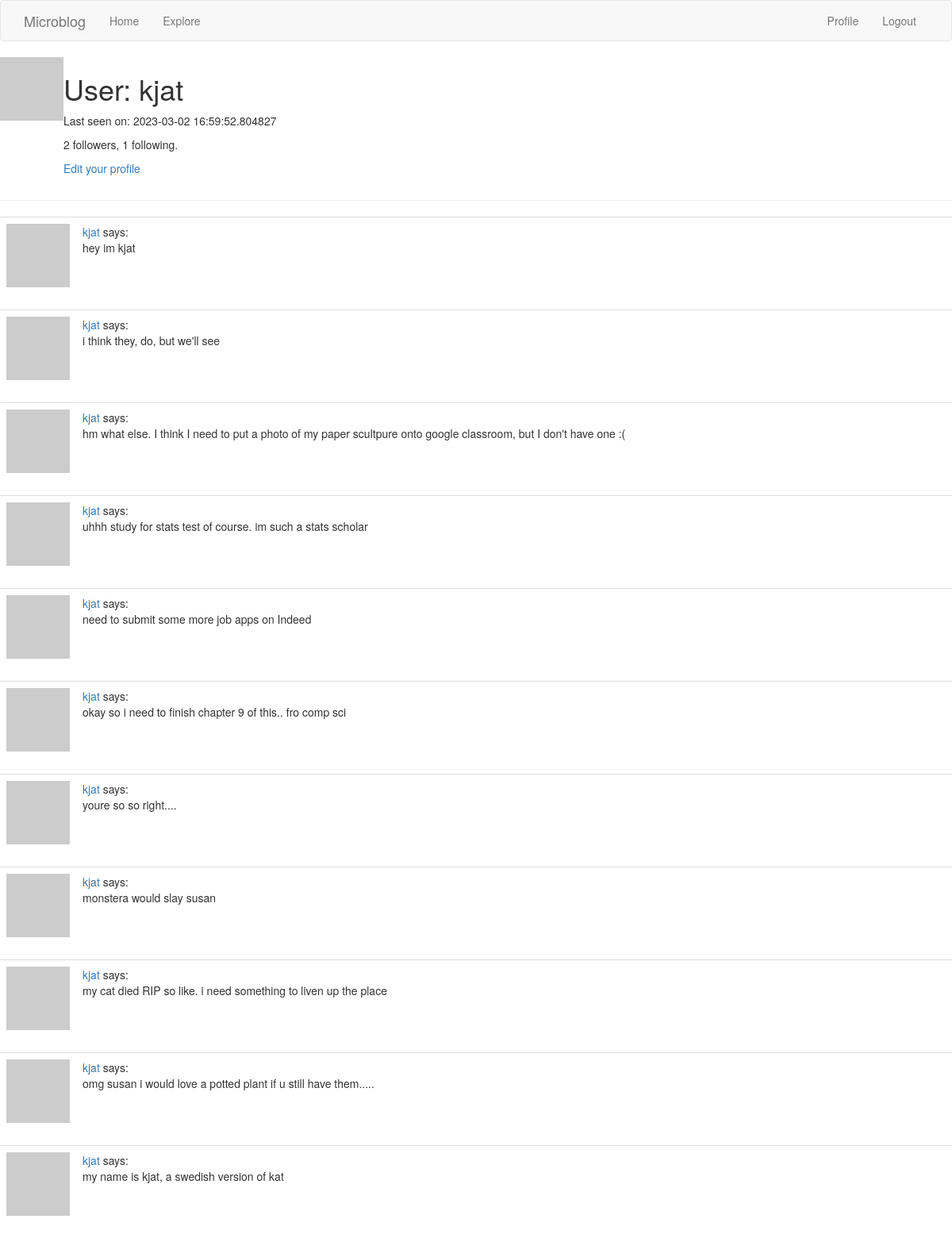
The page /user/kjat (signed in) on the database its author committed.
### app/models.py (models this page shows, shortened)
class User(UserMixin, db.Model):
    id = db.Column(db.Integer, primary_key=True)
    username = db.Column(db.String(64), index=True, unique=True)
    email = db.Column(db.String(120), index=True, unique=True)
    password_hash = db.Column(db.String(128))
    posts = db.relationship('Post', backref='author', lazy='dynamic')
    about_me = db.Column(db.String(140))
    last_seen = db.Column(db.DateTime, default=datetime.utcnow)
    def avatar(self, size):
        digest = md5(self.email.lower().encode('utf-8')).hexdigest()
        return 'https://www.gravatar.com/avatar/{}?d=identicon&s={}'.format(digest, size)
    followed = db.relationship(
        'User', secondary=followers,
        primaryjoin=(followers.c.follower_id == id),
        secondaryjoin=(followers.c.followed_id == id),
        backref=db.backref('followers', lazy='dynamic'), lazy='dynamic')

class Post(db.Model):
    id = db.Column(db.Integer, primary_key=True)
    body = db.Column(db.String(140))
    timestamp = db.Column(db.DateTime, index=True, default=datetime.utcnow)
    user_id = db.Column(db.Integer, db.ForeignKey('user.id'))

### app/routes.py (the view)
@app.route('/user/<username>')
@login_required
def user(username):
    user = User.query.filter_by(username=username).first_or_404()
    page = request.args.get('page', 1, type=int)
    posts = user.posts.order_by(Post.timestamp.desc()).paginate(
        page=page, per_page=app.config['POSTS_PER_PAGE'], error_out=False)
    next_url = url_for('user', username=user.username, page=posts.next_num) \
        if posts.has_next else None
    prev_url = url_for('user', username=user.username, page=posts.prev_num) \
        if posts.has_prev else None
    form = EmptyForm()
    return render_template('user.html', user=user, posts=posts.items,
                           next_url=next_url, prev_url=prev_url, form=form)

### app/models.py (called while the page is built)
@login.user_loader
def load_user(id):
    return User.query.get(int(id))

### app/routes.py (called while the page is built)
@app.before_request
def before_request():
    if current_user.is_authenticated:
        current_user.last_seen = datetime.utcnow()
        db.session.commit()

### app/templates/user.html (shortened to what this page needs)
{% extends "base.html" %}
{% block content %}
    <table>
      <tr valign="top">
          <td><img src="{{ user.avatar(128) }}"></td>
          <td>
            <h1>User: {{ user.username }}</h1>
            {% if user.last_seen %}<p>Last seen on: {{ user.last_seen }}</p>{% endif %}
            <p>{{ user.followers.count() }} followers, {{ user.followed.count() }} following.</p>
            {% if user == current_user %}
            <p><a href="{{ url_for('edit_profile') }}">Edit your profile</a></p>
            {% endif %}
          </td>
        </tr>
    </table>
    <hr>
    {% for post in posts %}
        {% include '_post.html' %}
    {% endfor %}
{% endblock %}

### app/templates/_post.html
<table class="table table-hover">
        <tr>
            <td width="70px">
                <a href="{{ url_for('user', username=post.author.username) }}">
                    <img src="{{ post.author.avatar(70) }}" />
                </a>
            </td>
            <td>
                <a href="{{ url_for('user', username=post.author.username) }}">
                    {{ post.author.username }}
                </a>
                says:
                <br>
                {{ post.body }}
            </td>
        </tr>
    </table>

### rows shown on the page
User: username "kjat", last_seen "2023-03-02 16:59:52.804827"
Post: author.username "kjat", body "hey im kjat"
Post: author.username "kjat", body "i think they, do, but we'll see"
Post: author.username "kjat", body "hm what else. I think I need to put a photo of my paper scultpure onto google classroom, but I don't have one :("
Post: author.username "kjat", body "uhhh study for stats test of course. im such a stats scholar"
Post: author.username "kjat", body "need to submit some more job apps on Indeed"
Post: author.username "kjat", body "okay so i need to finish chapter 9 of this.. fro comp sci"
Post: author.username "kjat", body "youre so so right...."
Post: author.username "kjat", body "monstera would slay susan"
Post: author.username "kjat", body "my cat died RIP so like. i need something to liven up the place"
Post: author.username "kjat", body "omg susan i would love a potted plant if u still have them....."
Post: author.username "kjat", body "my name is kjat, a swedish version of kat"

### other values the page prints
{{ user.followers.count() }} "2"
{{ user.followed.count() }} "1"
